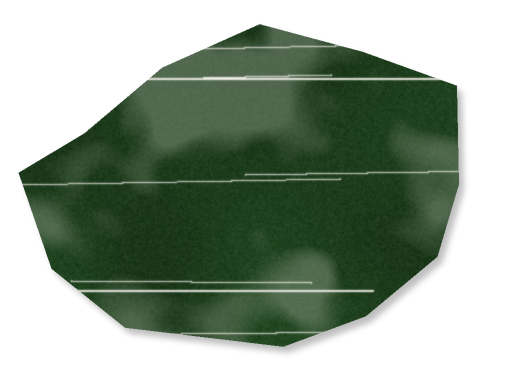
#> input picture assets/collage/cut-deep-brush.png, 528 x 388 px, given in place of agroforestry-understory.jpg, which was not available
$ python build_boubacar_strip.py
#> lines starting #> are read from the running program, lines starting #| are printed output that depends on the picture; pictures that were not available may be replaced by others from this repository, and a replacement may not be noted
"""Boubacar seamless carousel, "Photo strip" (after the Will Khoury reference in 'inspiration carousel slides instagram/').
Top: one continuous strip of Boubacar's photos, full bleed, darkened with a flat Deep Green tint (no gradients), with the
strip's photo edges offset from the slide edges. On top: white-framed photos, one per slide plus one straddling every seam.
Bottom: one continuous cream band with black text in the same place on every slide. Brand colours and fonts only.

python3 build_boubacar_strip.py  ->  01-10-2026-thu-ig-soil-regenerators-boubacar-strip.pptx
"""
import os
from PIL import Image, ImageFilter, ImageOps
from pptx.util import Emu
from lib import Deck, rect, text, crop, ROOT, PX
from build_oct_01_10 import logo, save
from build_boubacar import B, SOURCES
from build_boubacar_panorama import nlines, lh, HEADF, BODYF, VOICE

N, SW, SH = 10, 1080, 1350
STRIP_H = 860                       # photo strip y 0..860, cream band 860..1350
DEEP, CREAM, GREEN, BLACK, BROWN = (0x22, 0x37, 0x1F), "F3F1EA", "31662F", "111111", "4C3634"
OUT_DIR = os.path.join(ROOT, "assets/collage/boubacar-strip")
MAIN = (90, 90, 470, 640)           # framed main photo: x, y, w, h (same on every slide)
SEAM = (330, 420, 330)              # seam photo: width, height, top y (centred on the seam)
TEXT = (80, 905, 920, 330)          # text block in the cream band

BACKDROP = [  # only the large originals (1536 x 2048 or more), so the strip stays sharp
    "agroforestry-understory.jpg", "young-tree-with-pineapples.jpg", "banana-bunch.jpg", "boubacar-portrait-bananas.jpg",
    "young-tree-yellow-new-leaves.jpg", "buckets-of-tubers.jpg", "young-coffee-plant.jpg", "millipede-leaf-litter.jpg",
    "agroforestry-understory.jpg", "young-tree-with-pineapples.jpg", "young-coffee-plant.jpg"]


def strip():
    """12 backdrop panels, each one slide wide but offset half a slide, so photo edges never sit on a slide edge."""
    W = N * SW
    im = Image.new("RGB", (W, SH), tuple(int(CREAM[i:i + 2], 16) for i in (0, 2, 4)))
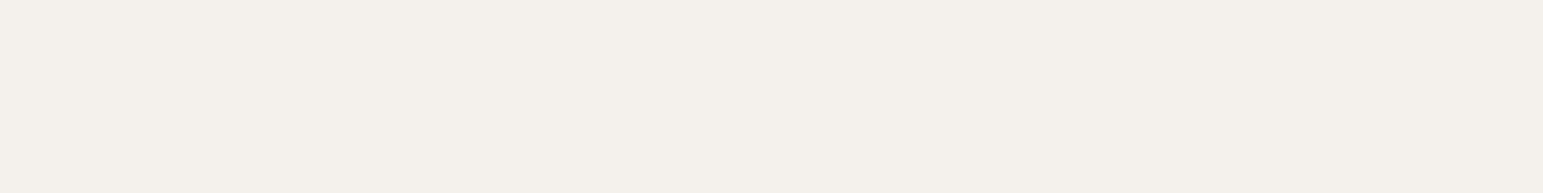
#> im: PIL image 10800x1350 RGB (shown at 1/7 size); mean R, G, B 243, 241, 234
    for k, name in enumerate(BACKDROP):
        x0 = -SW // 2 + k * SW
        p = ImageOps.exif_transpose(Image.open(os.path.join(ROOT, B + name))).convert("RGB")
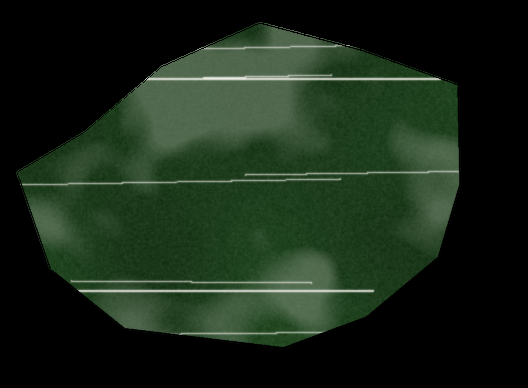
#> p: PIL image 528x388 RGB; mean R, G, B 24.6, 39.1, 23.8
        p = ImageOps.fit(p, (SW, STRIP_H), Image.LANCZOS, centering=(0.5, 0.5))
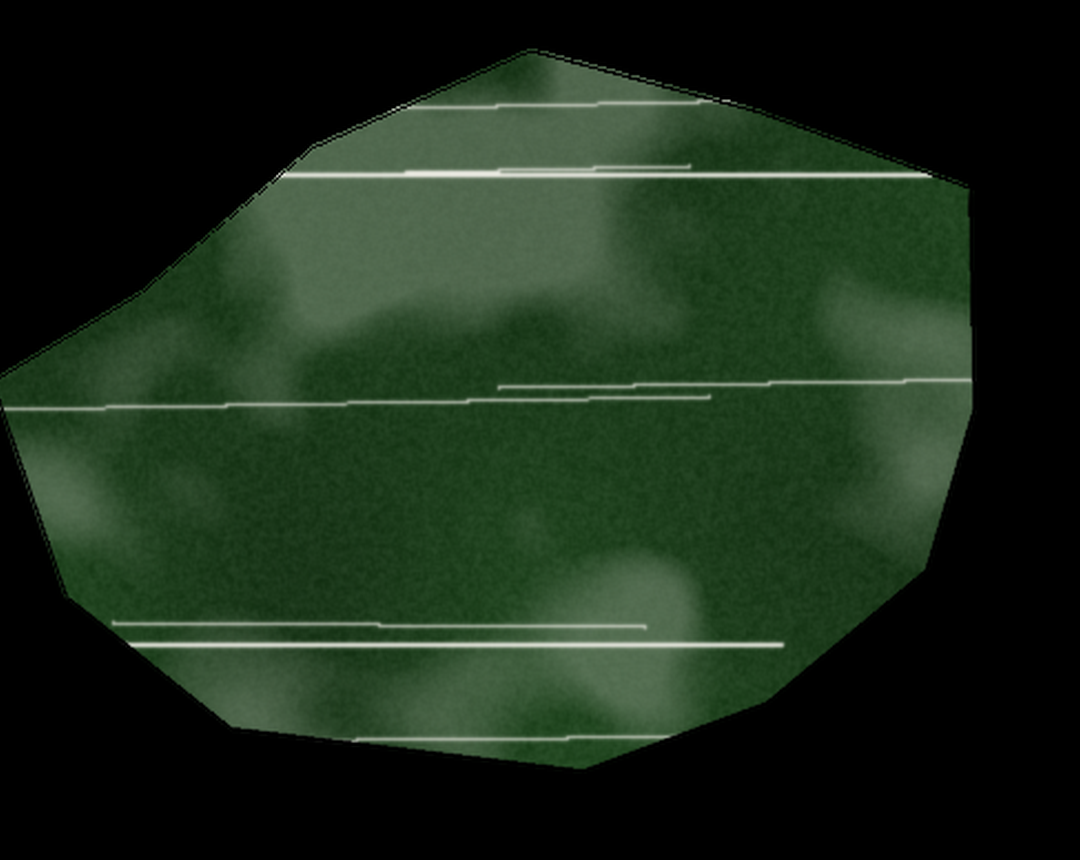
#> p: PIL image 1080x860 RGB; mean R, G, B 26.7, 42.4, 25.8
        p = Image.blend(p, Image.new("RGB", p.size, DEEP), 0.62)          # flat tint, the same everywhere
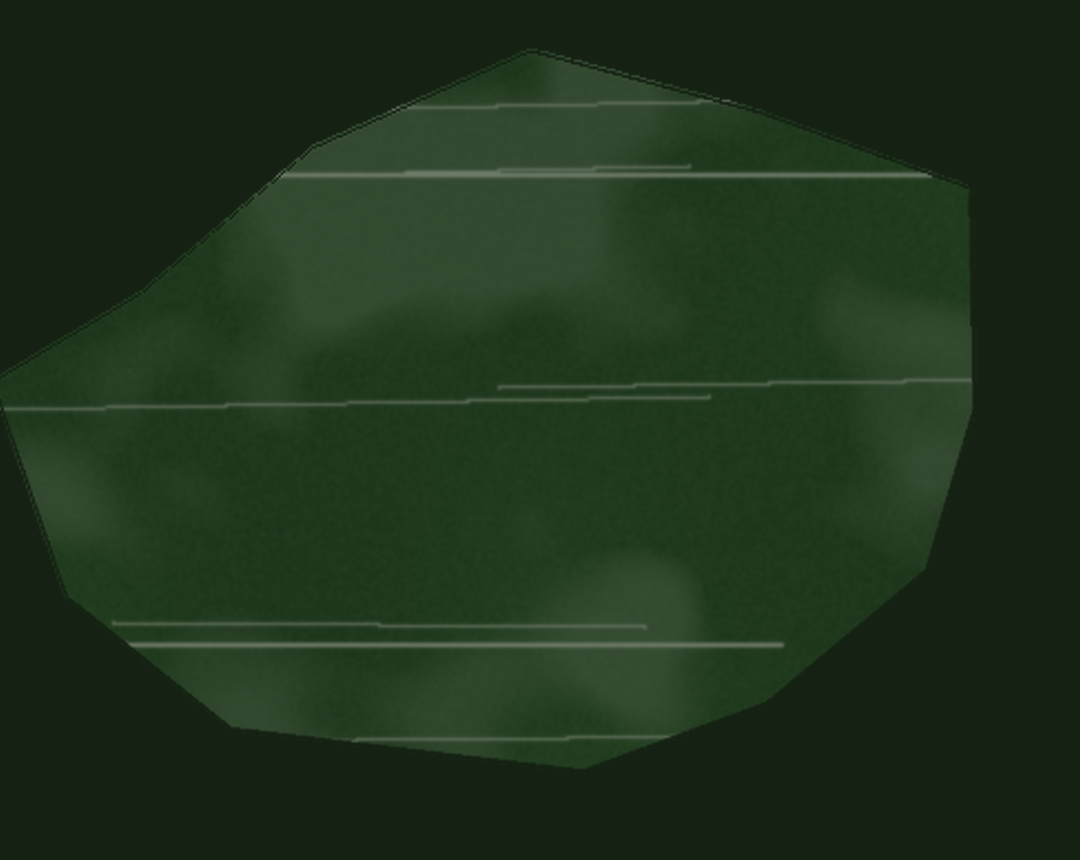
#> p: PIL image 1080x860 RGB; mean R, G, B 30.9, 49.9, 28.6
        im.paste(p, (x0, 0))
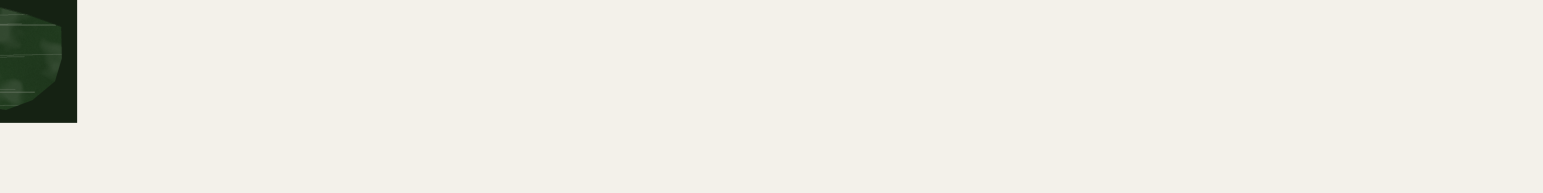
#> im: PIL image 10800x1350 RGB (shown at 1/7 size); mean R, G, B 236.2, 234.9, 227.4
#> pass 2 of the loop in strip, `for k, name in enumerate(BACKDROP):`:
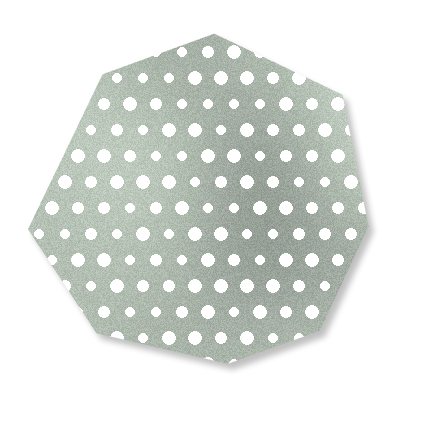
#> input picture assets/collage/cut-sage-dots.png, 428 x 428 px, given in place of young-tree-with-pineapples.jpg, which was not available
#> in strip, `p = Image.blend(p, Image.new("RGB", p.size, DEEP), 0.62)`:
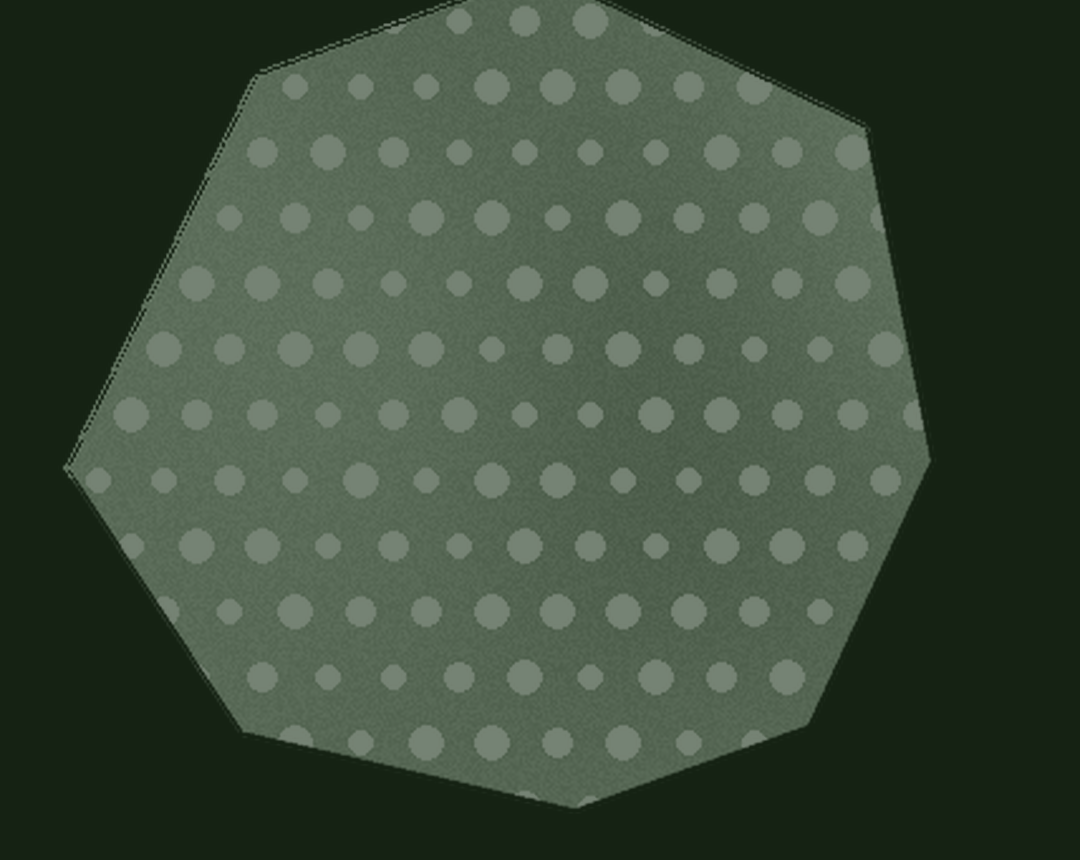
#> p: PIL image 1080x860 RGB; mean R, G, B 60, 74.9, 58.1
#> in strip, `im.paste(p, (x0, 0))`:
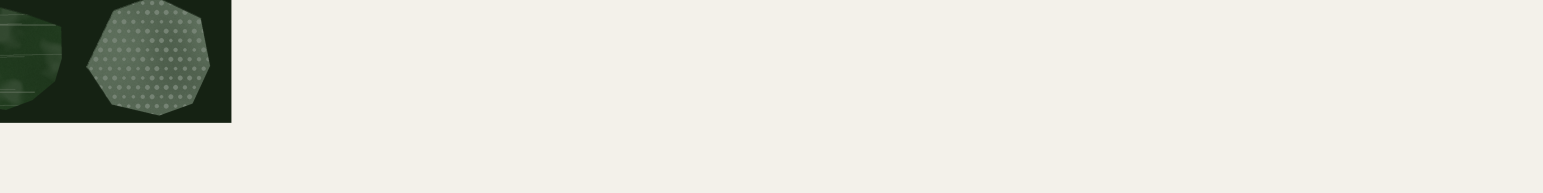
#> im: PIL image 10800x1350 RGB (shown at 1/7 size); mean R, G, B 224.6, 224.3, 216.2
    os.makedirs(OUT_DIR, exist_ok=True); im.save(os.path.join(OUT_DIR, "panorama-full.jpg"), quality=90)
    for i in range(N):
        im.crop((i * SW, 0, (i + 1) * SW, SH)).save(os.path.join(OUT_DIR, f"slide-{i + 1:02d}.jpg"), quality=92)


def place(s, path, x, y, w, h):
    s.shapes.add_picture(path, Emu(int(x * PX)), Emu(int(y * PX)), Emu(int(w * PX)), Emu(int(h * PX)))


def framed(s, rel, x, y, w, h, fx=0.5, fy=0.5):
    rect(s, x - 8, y - 8, w + 16, h + 16, "FFFFFF", shadow=True)
    place(s, crop(rel, int(w), int(h), fx, fy), x, y, w, h)


# [18 lines left out: functions seam_halves, words, not called in this run]


SLIDES = [  # main photo, focus, heading, body, voice, seam photo to the NEXT slide, focus
    ("boubacar-portrait-bananas-closer.jpg", (0.5, 0.35), "Boubacar Tidiane Diallo",
     "Guinea-Conakry\nGraduated from the Soil Food Web School in July 2026", False, "young-tree-with-pineapples.jpg", (0.5, 0.55)),
    ("farm-overview-with-tanks.jpeg", (0.5, 0.5), "When he started, the land was worn out.",
     "The soil at Gnaly Coffee & AgroÉcole Bio, in the Fouta Djallon highlands of Guinea-Conakry, had been degraded and poorly "
     "managed for years.", False, "man-by-water-tanks.jpeg", (0.4, 0.5)),
    ("vegetable-beds-by-building.jpeg", (0.6, 0.25), "So he changed the question:",
     "“Today, I ask a different question: What does the soil food web need to thrive?”", True, "still-biochar-kiln-smoke-73s.png", (0.5, 0.4)),
    ("boubacar-compost-pile.jpeg", (0.5, 0.45), "How he feeds his soil:",
     "living groundcover, mulch from his farm and the forest, and compost with biochar activated with fish hydrolysate and compost tea.",
     False, "still-biochar-charcoal-16s.png", (0.5, 0.5)),
    ("carrying-mulch.jpg", (0.5, 0.5), None, "“I apply compost regularly around young trees and whenever I add new mulch.”", True,
     "banana-bunch.jpg", (0.5, 0.4)),
    ("planting-seedling-in-agroforest.jpeg", (0.45, 0.45), "What he grows together:", "coffee, cacao, bananas, citrus, and pineapple.",
     False, "barrel-brew-under-shelter.jpeg", (0.5, 0.35)),
    ("buckets-of-tubers.jpg", (0.5, 0.5), None,
     "“My compost includes plant residues, animal manure when available, biochar activated with fish hydrolysate and compost tea, "
     "and local organic materials.”", True, "boubacar-hand-compost-worm.jpg", (0.4, 0.5)),
    ("millipede-leaf-litter.jpg", (0.5, 0.35), "What he's seeing:",
     "more earthworms, more mushrooms, active decomposition, and better soil structure.", False, "caterpillar-on-leaf.jpg", (0.5, 0.35)),
    ("group-of-five-farmers.jpeg", (0.42, 0.5), None,
     "“Your training changed the way I see agriculture. I now believe that agriculture is biology, not chemical fertilizer.”", True,
     "young-tree-yellow-new-leaves.jpg", (0.5, 0.45)),
    ("young-coffee-plant.jpg", (0.5, 0.5), None,
     "“My dream is to restore degraded land in the Fouta Djallon and help my community learn living-soil practices.”", True, None, None),
]


def build():
    strip()
    d = Deck(name="01-10-2026-thu-ig-soil-regenerators-boubacar-strip")
    sw, sh, sy = SEAM
    SPLIT = {1, 4, 7, 9}             # only these seams carry a split photo; elsewhere the second photo sits whole on its slide
    halves = [seam_halves(B + sl[5], *sl[6]) if sl[5] and i in SPLIT else None for i, sl in enumerate(SLIDES, 1)]
    for i, (photo, focus, head, body, voice, sphoto, _) in enumerate(SLIDES, 1):
        note = ("Photo-strip seamless carousel (after the Will Khoury reference). Backdrop assets/collage/boubacar-strip/ "
                f"(his photos, flat Deep Green tint). Main photo: {photo}." + (f" Seam photo to next slide: {sphoto}." if sphoto else "")
                + (" " + SOURCES if i == 1 else "") + (" His words from his email to Allison, 30 Sep 2026." if voice else ""))
        s = d.slide(None, note, counter=False)
        place(s, os.path.join(OUT_DIR, f"slide-{i:02d}.jpg"), 0, 0, SW, SH)
        if i > 1 and halves[i - 2]:
            rect(s, -8, sy - 8, sw // 2 + 8, sh + 16, "FFFFFF", shadow=True); place(s, halves[i - 2][1], 0, sy, sw // 2, sh)
        if halves[i - 1]:
            rect(s, SW - sw // 2, sy - 8, sw // 2 + 8, sh + 16, "FFFFFF", shadow=True); place(s, halves[i - 1][0], SW - sw // 2, sy, sw // 2, sh)
        framed(s, B + photo, *MAIN, *focus)
        if sphoto and i not in SPLIT and not (i == 1 or i == N):     # second photo whole, in the right column
            framed(s, B + sphoto, 640, 300 if (i - 1) not in SPLIT else 380, 350, 340, *SLIDES[i - 1][6])
        words(s, body, head, voice)
        if i == 1:
            logo(s, 615, 100, 200, white=True)
            text(s, 615, 320, 295, 160, "Happy\nInternational\nCoffee Day", 28, "F3F1EA", HEADF, True, spacing=1.1)
        elif i == N:
            logo(s, SW - 60 - 170, 120, 170, white=True)
            text(s, 0, SH - 80, SW, 44, "Subscribe on YouTube: @boubacartidianediallo", 22, BROWN, HEADF, True, align="c", anchor="m")
        else:
            text(s, 0, SH - 80, SW, 44, "soilfoodweb.com", 22, BROWN, HEADF, True, align="c", anchor="m")
    save(d, "01-10-2026-thu-ig-soil-regenerators-boubacar-strip.pptx")


if __name__ == "__main__":
#> (the run stopped early here; a loop or call above may not have finished)
